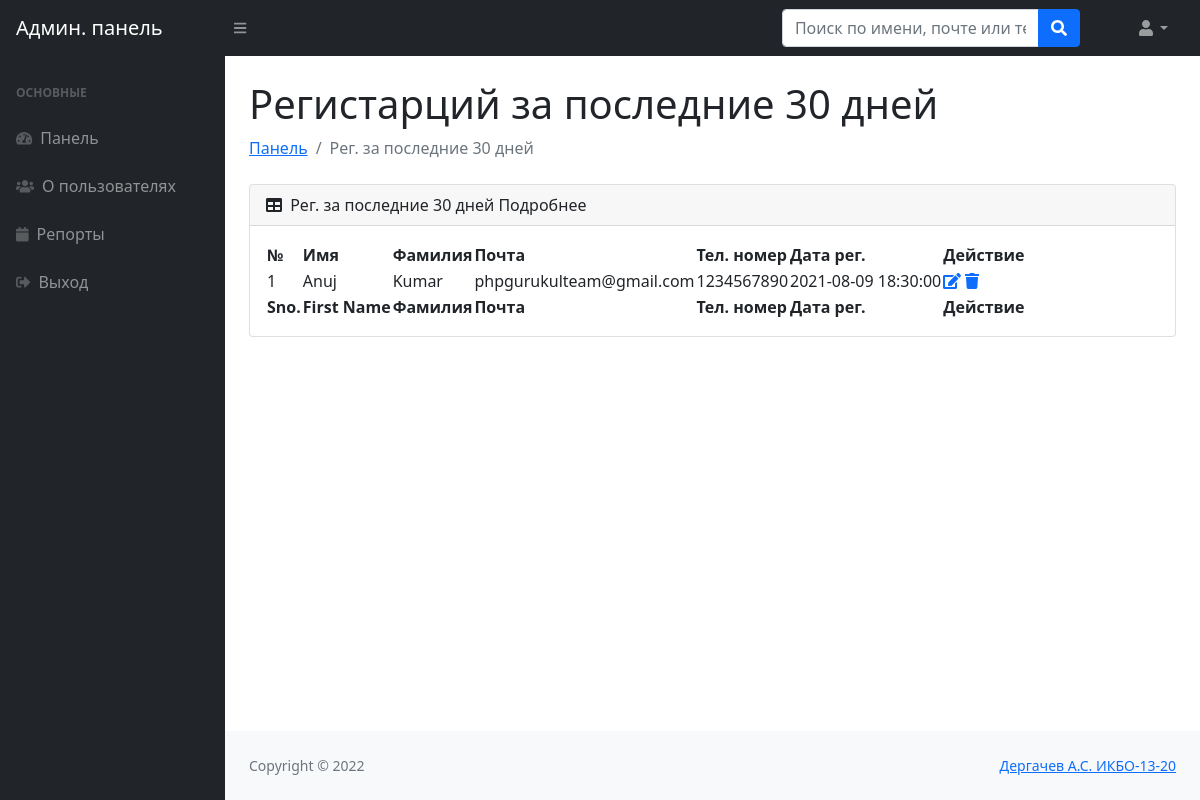
The page /loginsystem/admin/lastthirtyays-reg-users.php (signed in) on the database as committed earlier.
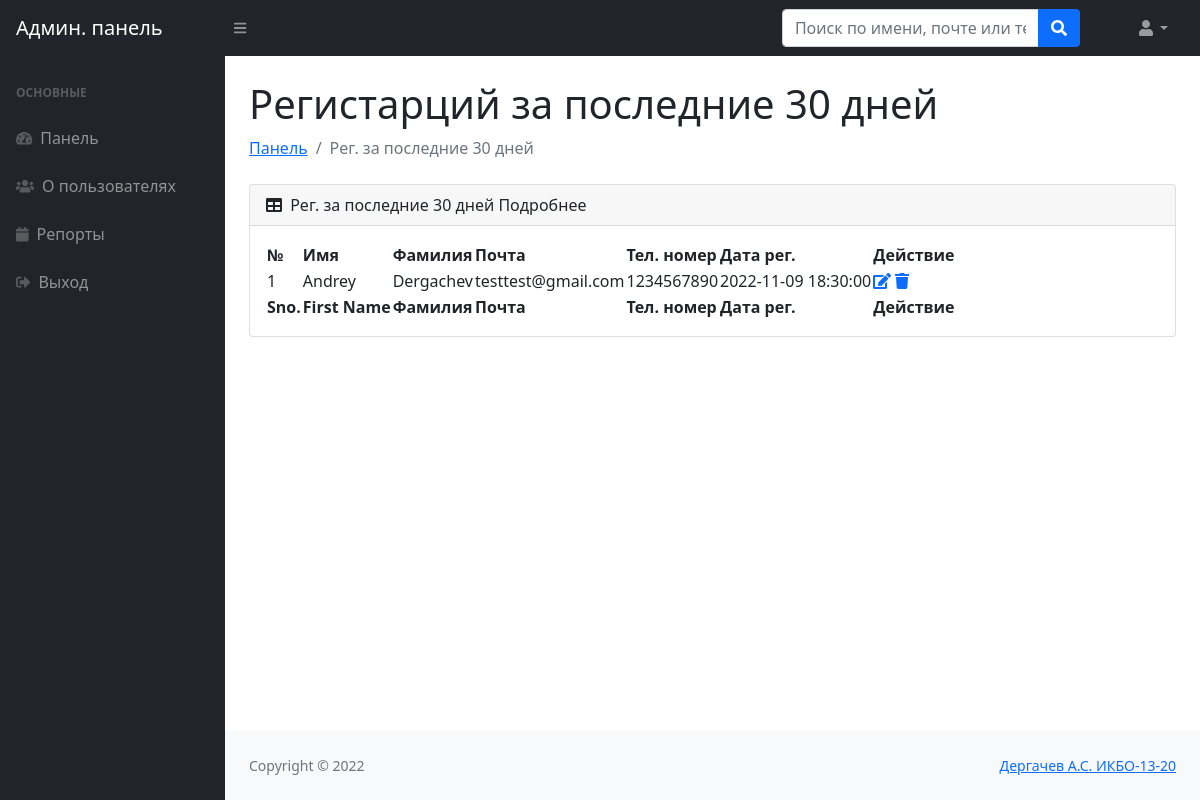
The same page on the database as committed later.
### tables this page shows
CREATE TABLE `users` (
  `id` int(11) NOT NULL,
  `fname` varchar(255) DEFAULT NULL,
  `lname` varchar(255) DEFAULT NULL,
  `email` varchar(255) DEFAULT NULL,
  `password` varchar(300) DEFAULT NULL,
  `contactno` varchar(11) DEFAULT NULL,
  `posting_date` timestamp NOT NULL DEFAULT current_timestamp()
);

### loginsystem/admin/lastthirtyays-reg-users.php (the view, shortened to what this page needs)
<?php session_start();
include_once('../includes/config.php');
if (strlen($_SESSION['adminid']==0)) {
  header('location:logout.php');
  } else{
   ?>
<!DOCTYPE html>
<html lang="en">
    <head>
        <link href="https://cdn.jsdelivr.net/npm/simple-datatables@latest/dist/style.css" rel="stylesheet" />
        <link href="../css/styles.css" rel="stylesheet" />
    </head>
    <body class="sb-nav-fixed">
      <?php include_once('includes/navbar.php');?>
        <div id="layoutSidenav">
         <?php include_once('includes/sidebar.php');?>
            <div id="layoutSidenav_content">
                <main>
                    <div class="container-fluid px-4">
                        <h1 class="mt-4">Регистарций за последние 30 дней </h1>
                        <ol class="breadcrumb mb-4">
                            <li class="breadcrumb-item"><a href="dashboard.php">Панель</a></li>
                            <li class="breadcrumb-item active">Рег. за последние 30 дней </li>
                        </ol>
                        <div class="card mb-4">
                            <div class="card-header">
                                <i class="fas fa-table me-1"></i>
                                Рег. за последние 30 дней  Подробнее
                            </div>
                            <div class="card-body">
                                <table id="datatablesSimple">
                                    <thead>
                                        <tr>
                                             <th>№</th>
                                  <th>Имя</th>
                                  <th> Фамилия</th>
                                  <th> Почта</th>
                                  <th>Тел. номер</th>
                                  <th>Дата рег.</th>
                                  <th>Действие</th>
                                        </tr>
                                    </thead>
                                    <tfoot>
                                        <tr>
                                             <th>Sno.</th>
                                  <th>First Name</th>
                                  <th> Фамилия</th>
                                  <th> Почта</th>
                                  <th>Тел. номер</th>
                                  <th>Дата рег.</th>
                                  <th>Действие</th>
                                        </tr>
                                    </tfoot>
                                    <tbody>
                                              <?php $ret=mysqli_query($con,"select * from users where date(posting_date)>=CURRENT_DATE()-30");
                              $cnt=1;
                              while($row=mysqli_fetch_array($ret))
                              {?>
                              <tr>
                              <td><?php echo $cnt;?></td>
                                  <td><?php echo $row['fname'];?></td>
                                  <td><?php echo $row['lname'];?></td>
                                  <td><?php echo $row['email'];?></td>
                                  <td><?php echo $row['contactno'];?></td>  <td><?php echo $row['posting_date'];?></td>
                                  <td>
                                     <a href="user-profile.php?uid=<?php echo $row['id'];?>">
                          <i class="fas fa-edit"></i></a>
                                     <a href="manage-users.php?id=<?php echo $row['id'];?>" onClick="return confirm('Подтвердите действие');"><i class="fa fa-trash" aria-hidden="true"></i></a>
                                  </td>
                              </tr>
                              <?php $cnt=$cnt+1; }?>
                                    </tbody>
                                </table>
                            </div>
                        </div>
                    </div>
                </main>
  <?php include('../includes/footer.php');?>
            </div>
        </div>
    </body>
</html>
<?php } ?>

### loginsystem/admin/includes/navbar.php (shortened to what this page needs)
<nav class="sb-topnav navbar navbar-expand navbar-dark bg-dark">
          <a class="navbar-brand ps-3" href="dashboard.php">Админ. панель</a>
          <button class="btn btn-link btn-sm order-1 order-lg-0 me-4 me-lg-0" id="sidebarToggle" href="#!"><i class="fas fa-bars"></i></button>
          <form class="d-none d-md-inline-block form-inline ms-auto me-0 me-md-3 my-2 my-md-0">
              <div class="input-group">
              </div>
          </form>
           <form class="d-none d-md-inline-block form-inline ms-auto me-0 me-md-5 my-5 my-md-0" method="post" action="search-result.php">
              <div class="input-group">
                  <input class="form-control" type="text" placeholder="Поиск по имени, почте или телефону" title="Поиск по имени, почте или телефону" aria-describedby="btnNavbarSearch" name="searchkey" />
                  <button class="btn btn-primary" id="btnNavbarSearch" type="submit" ><i class="fas fa-search"></i></button>
              </div>
          </form>
          <ul class="navbar-nav ms-auto ms-md-0 me-3 me-lg-4">
              <li class="nav-item dropdown">
                  <a class="nav-link dropdown-toggle" id="navbarDropdown" href="#" role="button" data-bs-toggle="dropdown" aria-expanded="false"><i class="fas fa-user fa-fw"></i></a>
              </li>
          </ul>
      </nav>

### loginsystem/admin/includes/sidebar.php
 <div id="layoutSidenav_nav">
               <nav class="sb-sidenav accordion sb-sidenav-dark" id="sidenavAccordion">
                   <div class="sb-sidenav-menu">
                       <div class="nav">
                           <div class="sb-sidenav-menu-heading">Основные</div>
                           <a class="nav-link" href="dashboard.php">
                               <div class="sb-nav-link-icon"><i class="fas fa-tachometer-alt"></i></div>
                               Панель
                           </a>
                           <a class="nav-link" href="manage-users.php">
                               <div class="sb-nav-link-icon"><i class="fas fa-users"></i></div>
                               О пользователях
                           </a>
<a class="nav-link" href="bwdates-report-ds.php">
                               <div class="sb-nav-link-icon"><i class="fa fa-calendar"></i></div>
                               Репорты
                           </a>
                           <a class="nav-link" href="logout.php">
                               <div class="sb-nav-link-icon"><i class="fas fa-sign-out-alt"></i></div>
                               Выход
                           </a>
                       </div>
                   </div>
               </nav>
           </div>

### loginsystem/includes/footer.php
<div id="layoutAuthentication_footer">
             <footer class="py-4 bg-light mt-auto">
                 <div class="container-fluid px-4">
                     <div class="d-flex align-items-center justify-content-between small">
                         <div class="text-muted">Copyright &copy; <?php echo date('Y');?></div>
                         <div>
                             <a href="https://github.com/Ace0fSpades/RSCHIR_bd" target="_blank">Дергачев А.С. ИКБО-13-20</a>
                         </div>
                     </div>
                 </div>
             </footer>
         </div>

Rows that differ between the two databases and show on the page:
removed users: fname "Anuj", lname "Kumar", email "phpgurukulteam@gmail.com", contactno "1234567890", posting_date "2021-08-09 18:30:00"
added users: fname "Andrey", lname "Dergachev", email "testtest@gmail.com", contactno "1234567890", posting_date "2022-11-09 18:30:00"
